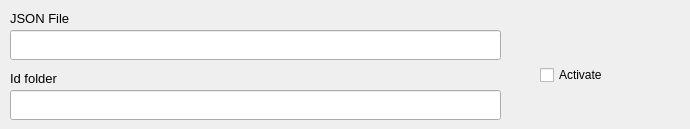
      <widget class="QWidget" name="tab_google">
       <attribute name="title">
        <string>Google Drive</string>
       </attribute>
       <widget class="QLineEdit" name="lineEdit_settings_google_json">
        <property name="geometry">
         <rect>
          <x>10</x>
          <y>30</y>
          <width>491</width>
          <height>30</height>
         </rect>
        </property>
       </widget>
       <widget class="QLabel" name="label_52">
        <property name="geometry">
         <rect>
          <x>10</x>
          <y>10</y>
          <width>141</width>
          <height>16</height>
         </rect>
        </property>
        <property name="font">
         <font>
          <pointsize>10</pointsize>
         </font>
        </property>
        <property name="text">
         <string>JSON File</string>
        </property>
       </widget>
       <widget class="QLabel" name="label_53">
        <property name="geometry">
         <rect>
          <x>10</x>
          <y>70</y>
          <width>141</width>
          <height>16</height>
         </rect>
        </property>
        <property name="font">
         <font>
          <pointsize>10</pointsize>
         </font>
        </property>
        <property name="text">
         <string>Id folder</string>
        </property>
       </widget>
       <widget class="QLineEdit" name="lineEdit_settings_google_id">
        <property name="geometry">
         <rect>
          <x>10</x>
          <y>90</y>
          <width>491</width>
          <height>30</height>
         </rect>
        </property>
       </widget>
       <widget class="QCheckBox" name="checkBox_settings_google_autoconnect">
        <property name="geometry">
         <rect>
          <x>540</x>
          <y>60</y>
          <width>141</width>
          <height>30</height>
         </rect>
        </property>
        <property name="text">
         <string>Activate</string>
        </property>
       </widget>
      </widget>
